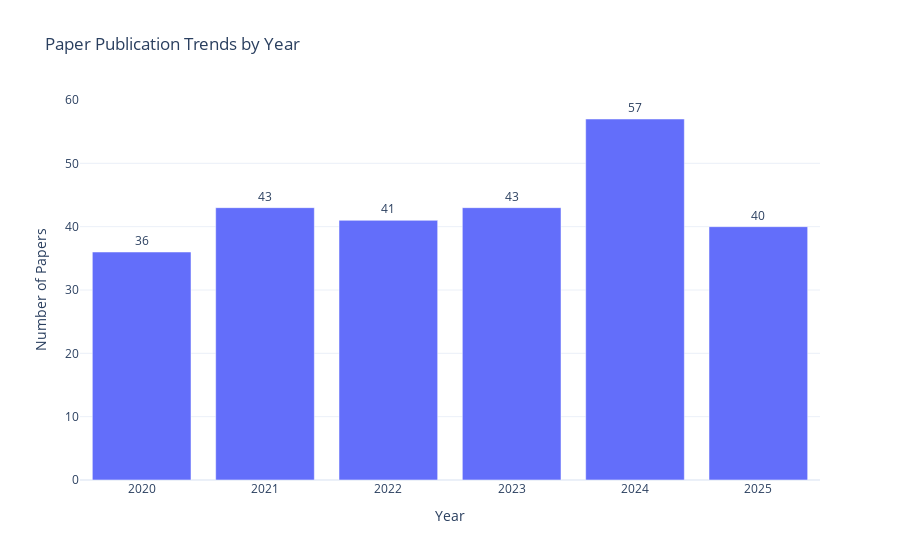

Source (notebook cell):
### Code cell
year_counts = papers_df['year'].value_counts().sort_index()

# Create bar plot
fig = go.Figure(
    data=[go.Bar(x=year_counts.index, y=year_counts.values, text=year_counts.values, textposition="outside")]
)

fig.update_layout(
    title="Paper Publication Trends by Year",
    xaxis_title="Year",
    yaxis_title="Number of Papers",
    template="plotly_white",
    bargap=0.2,  # space between bars
)

fig.show()

# Create seaborn bar plot
plt.figure(figsize=(10, 6))
sns.barplot(x=year_counts.index, y=year_counts.values, color="#4C72B0")

# Add value labels on bars
for i, v in enumerate(year_counts.values):
    plt.text(i, v + 0.5, str(v), ha='center', va='bottom')

plt.title("Paper Publication Trends by Year", fontsize=14, fontweight='bold')
plt.xlabel("Year", fontsize=12)
plt.ylabel("Number of Papers", fontsize=12)
plt.grid(axis='y', alpha=0.3)
plt.tight_layout()
plt.savefig(os.path.join(PLOTS_PATH, 'paper_publication_trends_by_year.svg'), dpi=600)
plt.show()

### Figure 1 — Plotly figure (JSON) as saved in the notebook; plotly's stock layout.template omitted (floating-point values rounded to 4 significant figures)
{"data": [{"text": [36.0, 43.0, 41.0, 43.0, 57.0, 40.0], "textposition": "outside", "type": "bar", "x": [2020, 2021, 2022, 2023, 2024, 2025], "y": [36, 43, 41, 43, 57, 40]}], "layout": {"bargap": 0.2, "title": {"text": "Paper Publication Trends by Year"}, "xaxis": {"title": {"text": "Year"}}, "yaxis": {"title": {"text": "Number of Papers"}}}}
